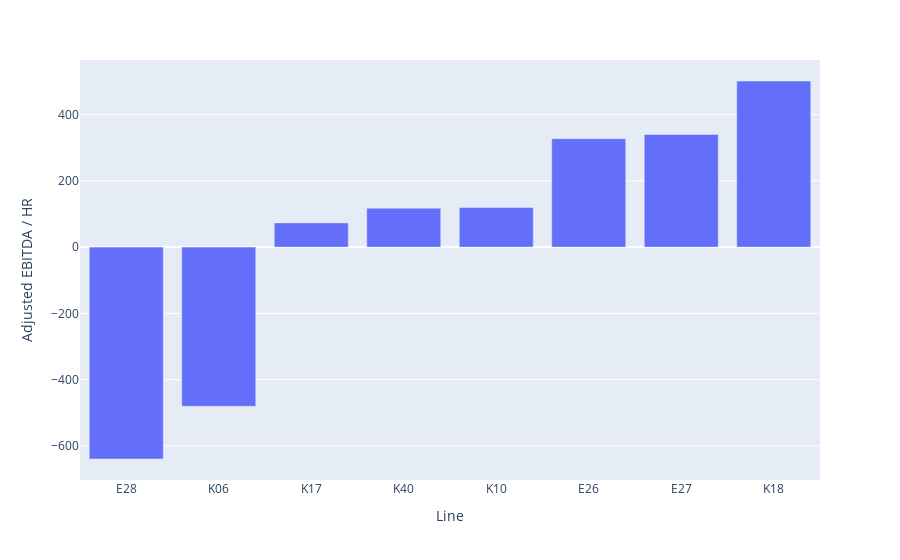

This figure's notebook cell:
### Code cell
px.bar(temp, 'Line', 'Adjusted EBITDA / HR')

### Figure 1 — Plotly figure (JSON) as saved in the notebook; plotly's stock layout.template omitted (floating-point values rounded to 4 significant figures)
{"data": [{"alignmentgroup": "True", "hoverlabel": {"namelength": 0}, "hovertemplate": "Line=%{x}<br>Adjusted EBITDA / HR=%{y}", "legendgroup": "", "marker": {"color": "#636efa"}, "name": "", "offsetgroup": "", "orientation": "v", "showlegend": false, "textposition": "auto", "type": "bar", "x": ["E28", "K06", "K17", "K40", "K10", "E26", "E27", "K18"], "xaxis": "x", "y": [-639.6, -480.5, 73.12, 117.5, 119.8, 327.1, 340.1, 501.4], "yaxis": "y"}], "layout": {"barmode": "relative", "legend": {"tracegroupgap": 0}, "margin": {"t": 60}, "xaxis": {"anchor": "y", "domain": [0, 1], "title": {"text": "Line"}}, "yaxis": {"anchor": "x", "domain": [0, 1], "title": {"text": "Adjusted EBITDA / HR"}}}}
